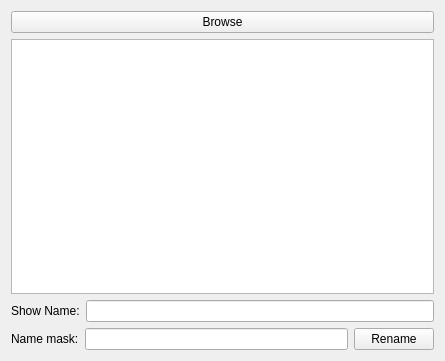
<?xml version="1.0" encoding="UTF-8"?>
<ui version="4.0">
 <class>main</class>
 <widget class="QWidget" name="main">
  <property name="windowModality">
   <enum>Qt::NonModal</enum>
  </property>
  <property name="enabled">
   <bool>true</bool>
  </property>
  <property name="geometry">
   <rect>
    <x>0</x>
    <y>0</y>
    <width>445</width>
    <height>361</height>
   </rect>
  </property>
  <property name="sizePolicy">
   <sizepolicy hsizetype="Preferred" vsizetype="Preferred">
    <horstretch>0</horstretch>
    <verstretch>0</verstretch>
   </sizepolicy>
  </property>
  <property name="minimumSize">
   <size>
    <width>437</width>
    <height>350</height>
   </size>
  </property>
  <property name="windowTitle">
   <string>Form</string>
  </property>
  <layout class="QGridLayout" name="gridLayout">
   <item row="0" column="0">
    <layout class="QVBoxLayout" name="verticalLayout" stretch="0,0,0,0">
     <property name="sizeConstraint">
      <enum>QLayout::SetMaximumSize</enum>
     </property>
     <item>
      <widget class="QPushButton" name="browseBtn">
       <property name="text">
        <string>Browse</string>
       </property>
      </widget>
     </item>
     <item>
      <widget class="QTableView" name="episodeList"/>
     </item>
     <item>
      <layout class="QHBoxLayout" name="horizontalLayout">
       <item>
        <widget class="QLabel" name="label">
         <property name="sizePolicy">
          <sizepolicy hsizetype="Minimum" vsizetype="Minimum">
           <horstretch>0</horstretch>
           <verstretch>0</verstretch>
          </sizepolicy>
         </property>
         <property name="text">
          <string>Show Name:</string>
         </property>
        </widget>
       </item>
       <item>
        <widget class="QLineEdit" name="showName"/>
       </item>
      </layout>
     </item>
     <item>
      <layout class="QHBoxLayout" name="horizontalLayout_2">
       <item>
        <widget class="QLabel" name="label_2">
         <property name="sizePolicy">
          <sizepolicy hsizetype="Minimum" vsizetype="Preferred">
           <horstretch>0</horstretch>
           <verstretch>0</verstretch>
          </sizepolicy>
         </property>
         <property name="text">
          <string>Name mask:</string>
         </property>
        </widget>
       </item>
       <item>
        <widget class="QLineEdit" name="nameMask"/>
       </item>
       <item>
        <widget class="QPushButton" name="renameBtn">
         <property name="text">
          <string>Rename</string>
         </property>
        </widget>
       </item>
      </layout>
     </item>
    </layout>
   </item>
  </layout>
 </widget>
 <resources/>
 <connections/>
</ui>
